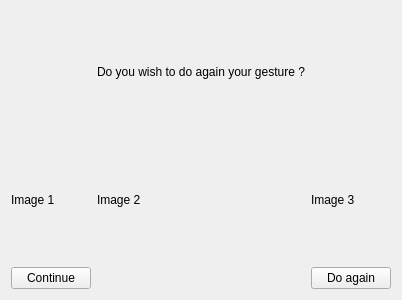
<?xml version="1.0" encoding="UTF-8"?>
<ui version="4.0">
 <class>reviewDialog</class>
 <widget class="QWidget" name="reviewDialog">
  <property name="geometry">
   <rect>
    <x>0</x>
    <y>0</y>
    <width>400</width>
    <height>300</height>
   </rect>
  </property>
  <property name="windowTitle">
   <string>reviewDialog</string>
  </property>
  <layout class="QGridLayout" name="gridLayout_2">
   <item row="3" column="0">
    <widget class="QPushButton" name="pushButtonContinue">
     <property name="text">
      <string>Continue</string>
     </property>
    </widget>
   </item>
   <item row="2" column="2">
    <widget class="QLabel" name="label3">
     <property name="text">
      <string>Image 3</string>
     </property>
    </widget>
   </item>
   <item row="2" column="1">
    <widget class="QLabel" name="label2">
     <property name="text">
      <string>Image 2</string>
     </property>
    </widget>
   </item>
   <item row="3" column="2">
    <widget class="QPushButton" name="pushButtonDoAgain">
     <property name="text">
      <string>Do again</string>
     </property>
    </widget>
   </item>
   <item row="1" column="1">
    <layout class="QGridLayout" name="gridLayout_3"/>
   </item>
   <item row="1" column="0">
    <layout class="QGridLayout" name="gridLayout"/>
   </item>
   <item row="1" column="2">
    <layout class="QGridLayout" name="gridLayout_4"/>
   </item>
   <item row="2" column="0">
    <widget class="QLabel" name="label1">
     <property name="text">
      <string>Image 1</string>
     </property>
    </widget>
   </item>
   <item row="0" column="1">
    <widget class="QLabel" name="label_4">
     <property name="text">
      <string>Do you wish to do again your gesture ?</string>
     </property>
    </widget>
   </item>
  </layout>
 </widget>
 <layoutdefault spacing="6" margin="11"/>
 <resources/>
 <connections/>
</ui>
